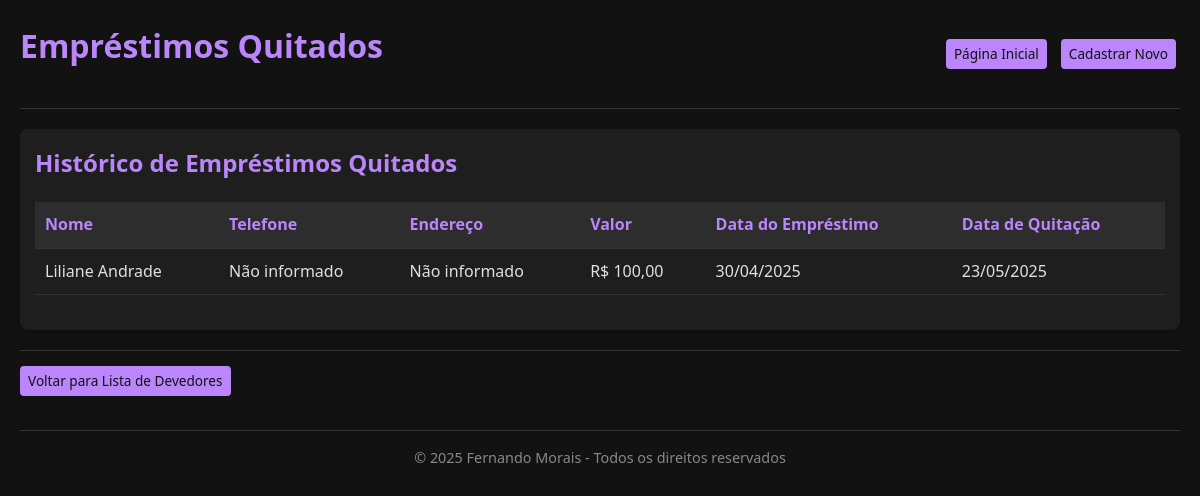
The page /quitados.php on the database as committed earlier.
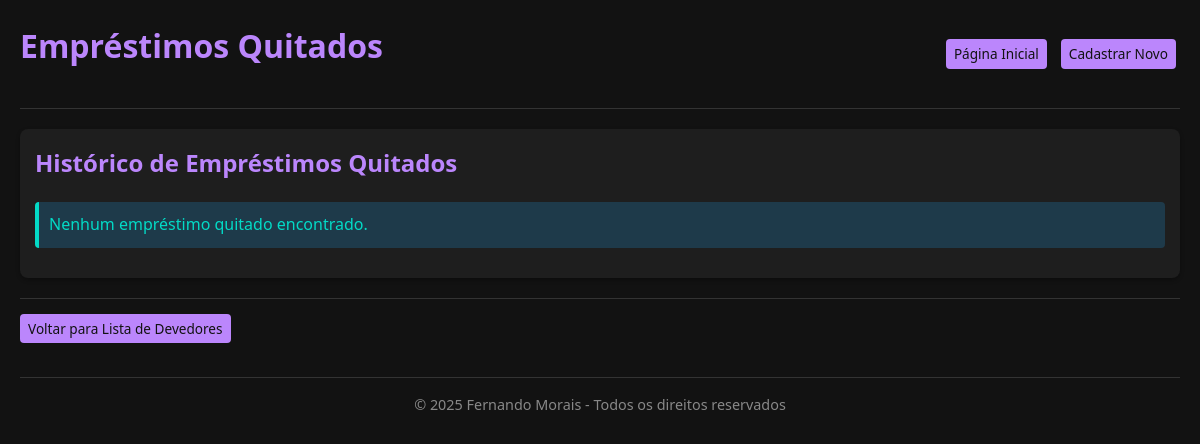
The same page on the database as committed later.
### tables this page shows
CREATE TABLE quitados (
            id INTEGER PRIMARY KEY AUTOINCREMENT,
            nome TEXT NOT NULL,
            telefone TEXT,
            endereco TEXT,
            valor_inicial REAL NOT NULL,
            data_emprestimo TEXT NOT NULL,
            data_quitacao TEXT NOT NULL
        );

### db.php (called while the page is built, shortened)
<?php
function carregarQuitados($db) {
    $stmt = $db->query('SELECT * FROM quitados ORDER BY data_quitacao DESC');
    return $stmt->fetchAll(PDO::FETCH_ASSOC);
}
?>

### quitados.php (the view, shortened to what this page needs)
<?php
require_once 'db.php';
$db = inicializarBancoDados();
$quitados = carregarQuitados($db);
?>
<!DOCTYPE html>
<html lang="pt-BR">
<head>
    <link rel="stylesheet" href="styles-dark.css">
</head>
<body>
    <div class="container">
        <div class="header">
            <h1>Empréstimos Quitados</h1>
            <div class="navigation">
                <a href="index.php" class="btn btn-primary">Página Inicial</a>
                <a href="cadastro.php" class="btn btn-success">Cadastrar Novo</a>
            </div>
        </div>
        <div class="card">
            <h2>Histórico de Empréstimos Quitados</h2>
            <?php if (empty($quitados)): ?>
                <div class="alert alert-info">Nenhum empréstimo quitado encontrado.</div>
            <?php else: ?>
                <table>
                    <thead>
                        <tr>
                            <th>Nome</th>
                            <th>Telefone</th>
                            <th>Endereço</th>
                            <th>Valor</th>
                            <th>Data do Empréstimo</th>
                            <th>Data de Quitação</th>
                        </tr>
                    </thead>
                    <tbody>
                        <?php foreach ($quitados as $quitado): ?>
                            <tr>
                                <td><?php echo htmlspecialchars($quitado['nome']); ?></td>
                                <td><?php echo htmlspecialchars($quitado['telefone'] ?: 'Não informado'); ?></td>
                                <td><?php echo htmlspecialchars($quitado['endereco'] ?: 'Não informado'); ?></td>
                                <td>R$ <?php echo number_format($quitado['valor_inicial'], 2, ',', '.'); ?></td>
                                <td><?php echo date('d/m/Y', strtotime($quitado['data_emprestimo'])); ?></td>
                                <td><?php echo date('d/m/Y', strtotime($quitado['data_quitacao'])); ?></td>
                            </tr>
                        <?php endforeach; ?>
                    </tbody>
                </table>
            <?php endif; ?>
        </div>
        <div class="navigation-footer">
            <a href="index.php" class="btn btn-secondary">Voltar para Lista de Devedores</a>
        </div>
        <?php include 'footer.php'; ?>
    </div>
</body>
</html>

### footer.php (shortened to what this page needs)
<div class="footer">
    <div class="copyright">
        &copy; <?php echo date('Y'); ?> Fernando Morais - Todos os direitos reservados
    </div>
</div>

### styles-dark.css (style rules this page uses)
body { font-family: 'Segoe UI', Arial, sans-serif; line-height: 1.6; margin: 0; padding: 20px; background-color: #121212; color: #e0e0e0; }
.container { max-width: 1200px; margin: 0 auto; }
.header { display: flex; justify-content: space-between; align-items: center; margin-bottom: 20px; padding-bottom: 15px; border-bottom: 1px solid #333; }
.navigation { display: flex; gap: 10px; }
.navigation-footer { display: flex; gap: 10px; margin-top: 20px; padding-top: 15px; border-top: 1px solid #333; }
.footer { margin-top: 30px; padding-top: 15px; border-top: 1px solid #333; text-align: center; font-size: 0.9em; color: #888; }
.copyright { margin-bottom: 10px; }
.btn-primary { background-color: #bb86fc; color: #121212; }
.btn-secondary { background-color: #333; color: #e0e0e0; }
.btn { display: inline-block; padding: 4px 8px; background-color: #bb86fc; color: #121212; text-decoration: none; border-radius: 4px; border: none; cursor: pointer; font-weight: 500; transition: background-color 0.3s, transform 0.2s; margin-right: 4px; margin-bottom: 4px; font-size: 0.85em; }
.card { background-color: #1e1e1e; border-radius: 8px; padding: 15px; margin-bottom: 20px; box-shadow: 0 2px 4px rgba(0, 0, 0, 0.3); }
h1, h2, h3 { color: #bb86fc; margin-top: 0; }
.alert { padding: 10px; border-radius: 4px; margin-bottom: 15px; }
.alert-info { background-color: #1e3a4a; color: #03dac6; border-left: 4px solid #03dac6; }
table { width: 100%; border-collapse: collapse; margin-bottom: 20px; }
th, td { padding: 10px; text-align: left; border-bottom: 1px solid #333; }
th { background-color: #2d2d2d; color: #bb86fc; }

Rows that differ between the two databases and show on the page:
removed quitados: nome "Liliane Andrade", telefone "Não informado", endereco "Não informado", valor_inicial "100,00", data_emprestimo "30/04/2025", data_quitacao "23/05/2025"
Other text that changed with them:
text no longer shown: "Nome Telefone Endereço Valor Data do Empréstimo Data de Quitação"
text now shown: "Nenhum empréstimo quitado encontrado."
